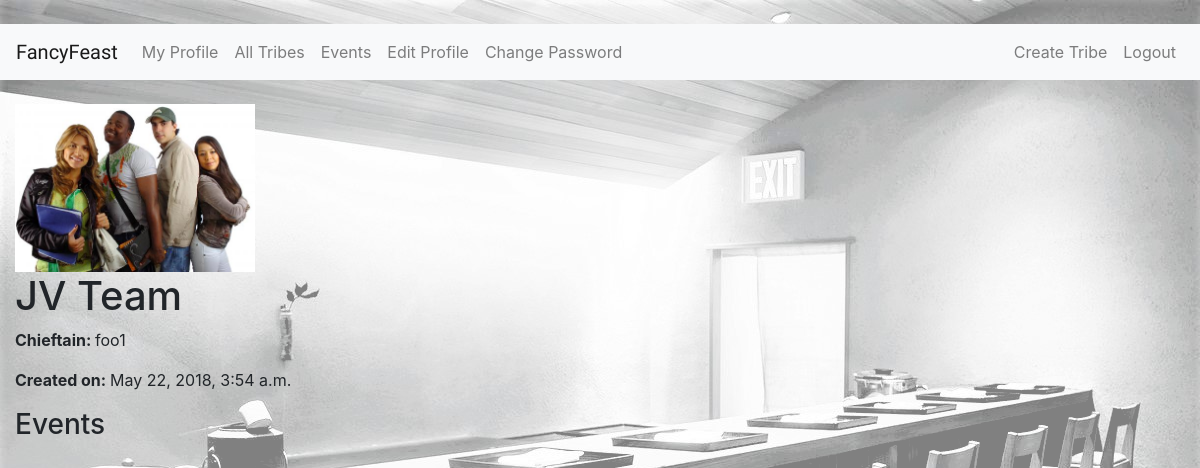
The page /tribes/2/ (signed in) on the database its author committed.
### tribes/models.py (models this page shows, shortened)
class Tribe(models.Model):
    tribe_name = models.CharField(max_length=250)
    chieftain = models.ForeignKey(UserProfile, on_delete=models.CASCADE)
    created = models.DateTimeField(auto_now_add=True)
    updated = models.DateTimeField(auto_now=True)
    image = models.ImageField(upload_to='tribe_image', blank=True)
    class Meta:
        ordering = ('tribe_name',)

### accounts/models.py (models this page shows)
class UserProfile(models.Model):
    user = models.OneToOneField(User, on_delete=models.CASCADE)
    description = models.CharField(max_length=100, default='')
    city = models.CharField(max_length=100, default='')
    website = models.URLField(default='')
    phone = models.IntegerField(default=0)
    image = models.ImageField(upload_to='profile_image', blank=True)
    def __str__(self):
        return self.user.username

### tribes/views.py (the view)
# urls.py: path('<int:pk>/', TribeDetailView.as_view(), name='tribe-details'),
class TribeDetailView(DetailView):
    model = Tribe
    template_name = 'tribes/info.html'

### tribes/templates/tribes/info.html (shortened to what this page needs)
{% extends 'base.html' %}
{% block body %}
<div class="container-fluid">
    {% if tribe.image %}
        <img src="{{ tribe.image.url }}" width="240">
    {% endif %}
    <h1>{{ tribe.tribe_name }}</h1>
    <p><b>Chieftain: </b> {{ tribe.chieftain }}</p>
    <p><b>Created on: </b> {{ tribe.created }}</p>
    <h3> Events </h3>
</div>
{% endblock %}

### accounts/static/accounts/style.css (style rules this page uses)
body { background-color: grey; background-image: url(" images/background.jpg "); background-size: cover; background-blend-mode: lighten; }

### rows shown on the page
Tribe: image (picture), tribe_name "JV Team", chieftain "foo1", created "May 22, 2018, 3:54 a.m."
